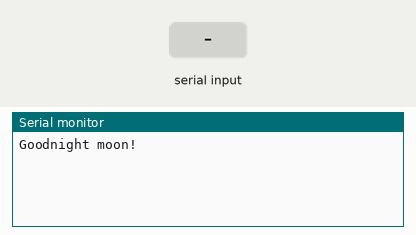
This sketch was run on a simulated Arduino Uno, built with avr-gcc and run on an emulated ATmega328P. Parts: the last lines printed to the serial monitor. Inputs (shaded band) come from the test bench.

Above: at 1.2 s.
1.3 s: "1" received over the second serial link
At 2.5 s:
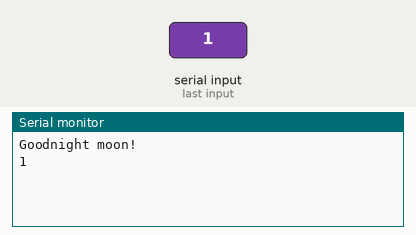
2.8 s: "0" received over the second serial link
At 3.6 s:
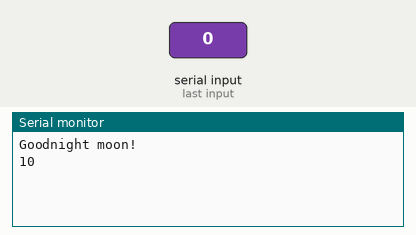

Measured:
- after the input at 1.3 s, the serial monitor: prints a new line at once (image 1)
- after the input at 2.8 s, the serial monitor: prints a new line at once (image 2)

The sketch:

Obmen3.ino
```cpp
/*
Тест c передачей данных посредством Software Serial (вариация 1)

Получает данные по аппаратной линии, отправляет на виртуальную.
Получает данные по виртуальной линии, отправляет на аппаратную.

Цепь:
* RX – это 10-ый цифровой контакт (подключен к TX другого девайса)
* TX – это 11-ый цифровой контакт (подключен к RX другого девайса)

Примечание:
Не все контакты Mega и Mega 2560 поддерживают «перепрошивку»,
поэтому для RX можно использовать только эти:
10, 11, 12, 13, 50, 51, 52, 53, 62, 63, 64, 65, 66, 67, 68, 69

Также не все контакты Leonardo поддерживают «перепрошивку»,
поэтому для RX можно использовать только эти:
8, 9, 10, 11, 14 (MISO), 15 (SCK), 16 (MOSI).

Создан давным-давно, в далекой-далекой галактике,
модифицирован 25 мая 2012 Томом Иго (Tom Igoe),
основан на примере Микала Харта (Mikal Hart).

Этот код не защищен авторским правом.

*/
#include <SoftwareSerial.h>

SoftwareSerial mySerial(0, 1); // виртуальные контакты RX и TX

void setup()
{
  // Запускаем последовательную передачу данных и ждем открытия порта:
  Serial.begin(57600);
  while (!Serial) {
    ; // ждем подключения последовательного порта (нужно только для Leonardo)
  }


  Serial.println("Goodnight moon!");  //  "Спокойной ночи!"

  // Задаем скорость для передачи данных через порт SoftwareSerial:
  mySerial.begin(4800);
  mySerial.println("Hello, world? From 333");  //  "Эм... привет, мир?"
}

void loop() // Запускаем снова и снова:
{
  if (mySerial.available())
    Serial.write(mySerial.read());
  if (Serial.available())
    mySerial.write(Serial.read());
}
```
